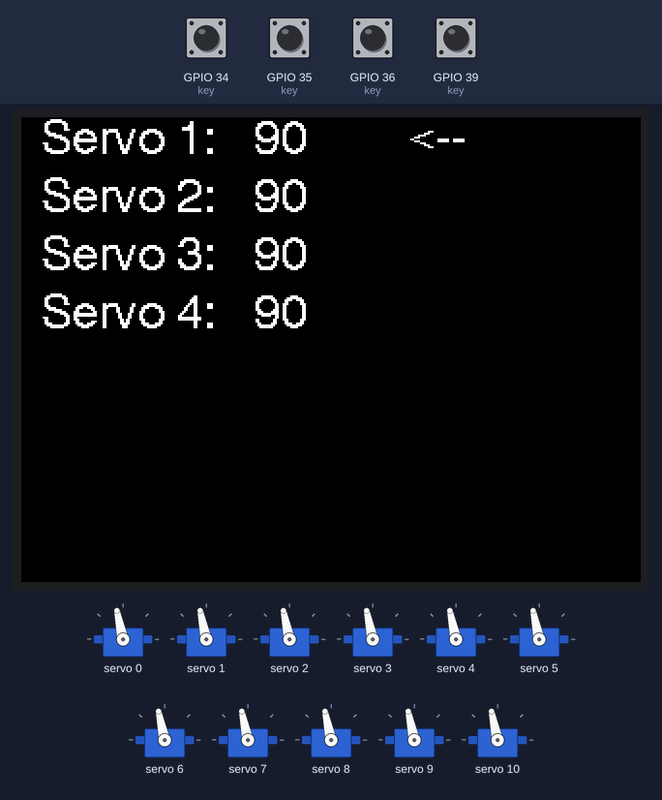
A sketch run on a simulated ESP32. On the bench: 320×240 colour display, 11 × servo. The test bench sets the inputs (shaded band); at power-on: GPIO 34 (key), GPIO 35 (key), GPIO 36 (key), GPIO 39 (key) LOW. What the sketch prints to the serial monitor is not drawn.

Above: at 1.4 s.
1.5 s: GPIO 34 (key) pulled HIGH for 1 s
At 3.4 s:
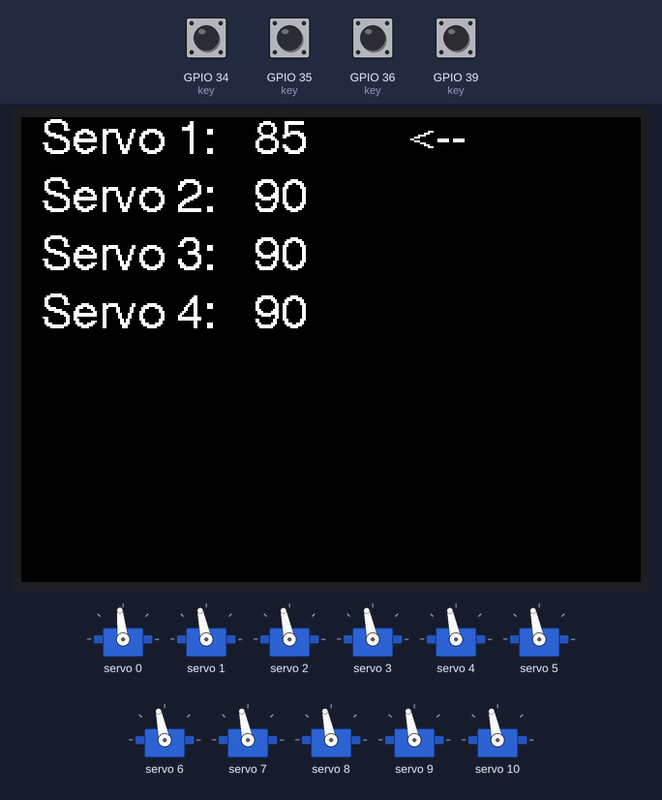
4.0 s: GPIO 36 (key) pulled HIGH for 0.15 s
At 5.3 s:
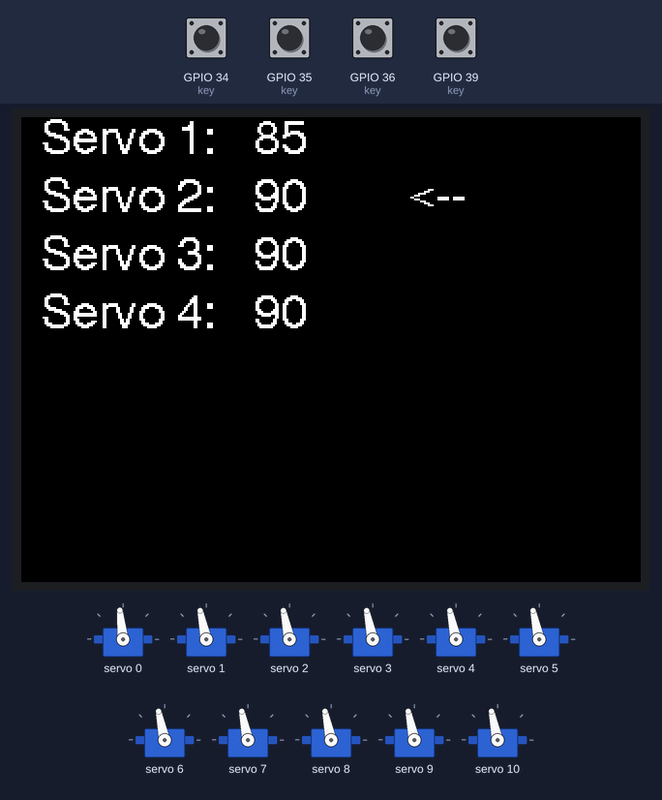
5.6 s: GPIO 34 (key) pulled HIGH for 1 s
At 7.7 s:
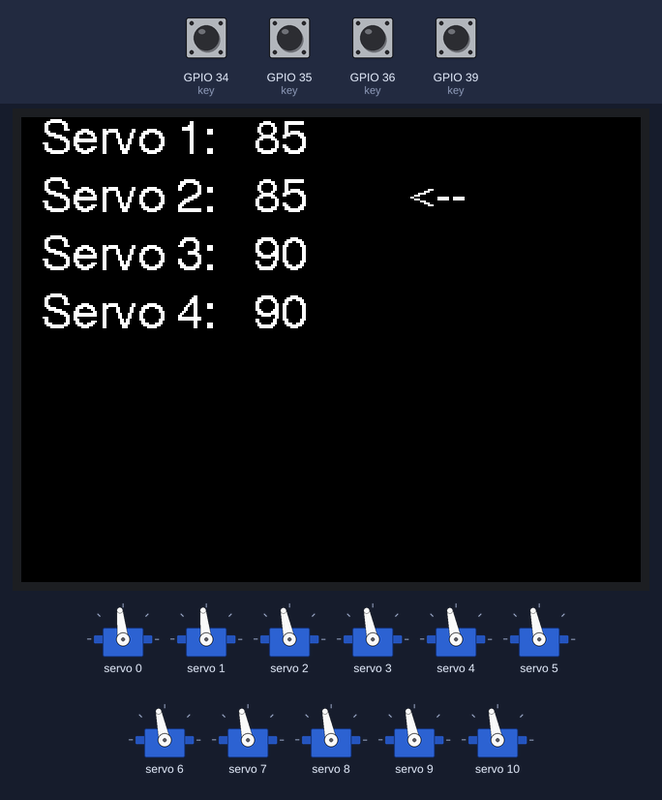
8.1 s: GPIO 39 (key) pulled HIGH for 0.15 s
At 8.5 s:
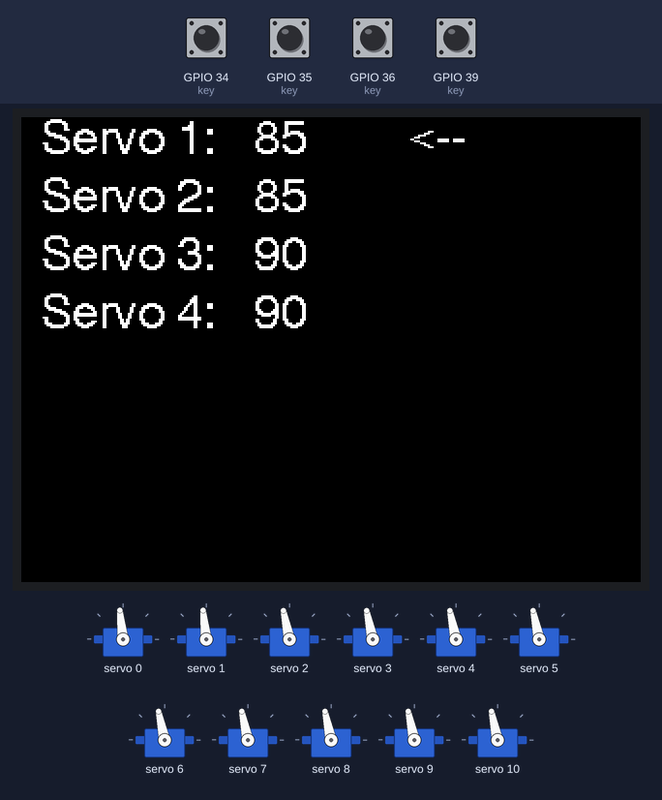
9.7 s: GPIO 35 (key) pulled HIGH for 1 s
At 11.9 s:
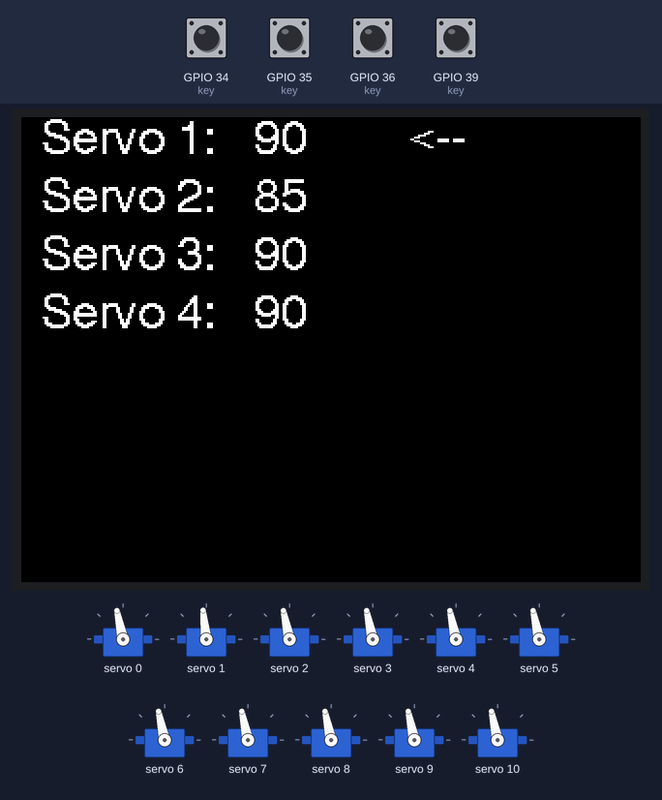
12.2 s: GPIO 35 (key) pulled HIGH for 0.15 s
At 13.0 s:
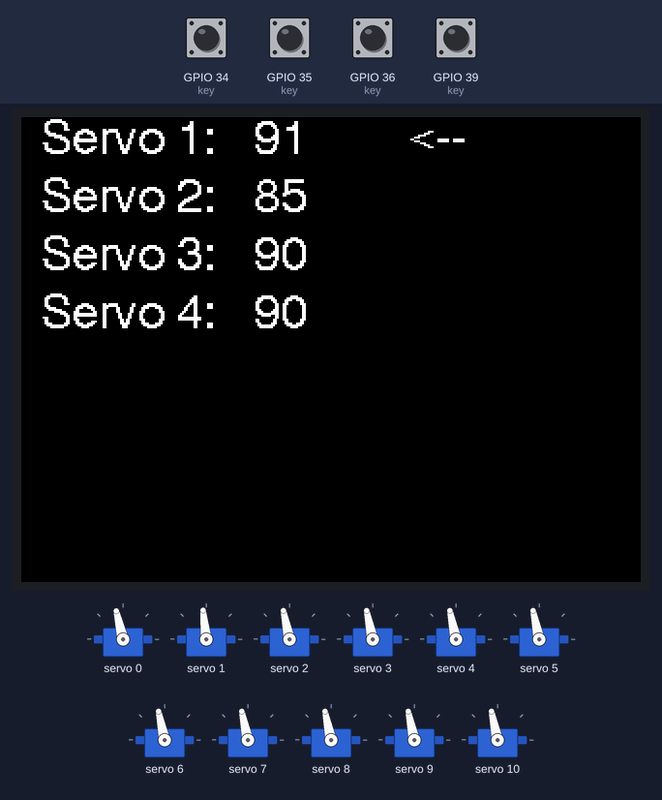
Timing chart, 0 to 15.0 s (numbered marks = the images above; inputs shaded):
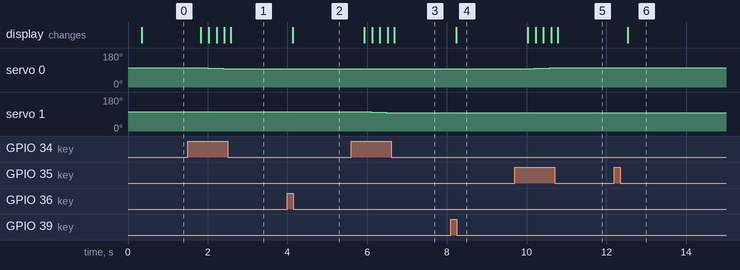

Measured:
- after the input at 1.5 s, servo 0: moves from 102° to 96° over 0.76 s, starting after 0.31 s; the display: first changes after 0.33 s (image 1 shows a later state)
- after the input at 4.0 s, the display: changes after 0.13 s (image 2)
- after the input at 5.6 s, servo 1: moves from 102° to 96° over 0.76 s, starting after 0.31 s; the display: first changes after 0.33 s (image 3 shows a later state)
- after the input at 8.1 s, the display: changes after 0.13 s (image 4)
- after the input at 9.7 s, servo 0: moves from 96° to 102° over 0.76 s, starting after 0.31 s; the display: first changes after 0.33 s (image 5 shows a later state)
- after the input at 12.2 s, servo 0: 102° → 103° after 0.31 s; the display: changes after 0.33 s (image 6)

The sketch:

KeyControl_Servo.ino
```cpp
/*******************************************************
   硬件：Baize_ServoDriver_esp32
   功能：KeyControl_Servo,通过按键校准机器人关节
   引脚：key1:35    key2:34    key3:39    key4:36
   Designer: Allen
   E-mail:953598974@qq.com
   Date:2022-09-20 16:39
*******************************************************/

#include <Wire.h>
#include <Adafruit_PWMServoDriver.h>
#include <SPI.h>
#include <TFT_eSPI.h>
//四个按键，按下后由低电平变为高电平
#define key1 35
#define key2 34
#define key3 39
#define key4 36

//#define SERVOMIN  102               //0.5/20 * 4096 = 102
//#define SERVOMID  307               //1.5/20 * 4096 = 307
//#define SERVOMAX  512               //2.5/20 * 4096 = 512
//实际测试
#define SERVOMIN  102
#define SERVOMID  327
#define SERVOMAX  552

Adafruit_PWMServoDriver pwm = Adafruit_PWMServoDriver();               //驱动1~16或(0~15)号舵机
Adafruit_PWMServoDriver pwm1 = Adafruit_PWMServoDriver(0x41);          //驱动17~32或(16~31)号舵机

TFT_eSPI TFT = TFT_eSPI();
//定义一个按键结构体，用于描述四个按键的各种属性和状态
struct keyStruct{
  String name;
  int pin;
  bool lastStatus;
};

keyStruct key[4]={
  "Key 1",35,0,
  "Key 2",34,0,
  "Key 3",39,0,
  "Key 4",36,0
};
//定义一个舵机结构体，用于描述32个舵机的各种属性和状态
struct servoStruct{
  String name;
  int num;
  bool lastStatus;
};

servoStruct servo[32]={
  "Servo 1:",90,0,"Servo 2:",90,0,"Servo 3:",90,0,"Servo 4:",90,0,
  "Servo 5:",90,0,"Servo 6:",90,0,"Servo 7:",90,0,"Servo 8:",90,0,
  "Servo 9:",90,0,"Servo 10:",90,0,"Servo 11:",90,0,"Servo 12:",90,0,
  "Servo 13:",90,0,"Servo 14:",90,0,"Servo 15:",90,0,"Servo 16:",90,0,
  "Servo 17:",90,0,"Servo 18:",90,0,"Servo 19:",90,0,"Servo 20:",90,0,
  "Servo 21:",90,0,"Servo 22:",90,0,"Servo 23:",90,0,"Servo 24:",90,0,
  "Servo 25:",90,0,"Servo 26:",90,0,"Servo 27:",90,0,"Servo 28:",90,0,
  "Servo 29:",90,0,"Servo 30:",90,0,"Servo 31:",90,0,"Servo 32:",90,0
};
//光标位置，一共四行，定义为0，1，2，3
int insert_f=0;
bool screen_update=0;//1为需要刷新屏幕，0为无需刷新屏幕

void setup() {
  // put your setup code here, to run once:
  //初始化串口
  Serial.begin(115200);
  Serial.print("Program:KeyControl_Servo!");
  //初始化舵机驱动
  pwm.begin();
  pwm1.begin();
  pwm.setPWMFreq(50);  // Analog servos run at ~50 Hz updates
  pwm1.setPWMFreq(50);  // Analog servos run at ~50 Hz updates
  //初始化显示屏
  TFT.init();
  TFT.setRotation(3);
  TFT.fillScreen(TFT_BLACK);
  TFT.initDMA();
  //设置4个按键为输入模式
  for(int i=0;i<4;i++)
    pinMode(key[i].pin,INPUT);

  screen_update = 1;

}

void loop() {
  // put your main code here, to run repeatedly:
    if(digitalRead(key[0].pin)==1)
    {
      delayMicroseconds(10);
      if(digitalRead(key[0].pin)==1)
      {
        if(key[0].lastStatus==0)
        {
          servo[insert_f].num++;
          servo[insert_f].num = (servo[insert_f].num)>180?180:servo[insert_f].num;
          key[0].lastStatus=1;
          screen_update = 1;
          Serial.println("hello1");
          delay(200);
        }
        else if(key[0].lastStatus==1)
        {
          Serial.println("hello2");
          servo[insert_f].num++;
          servo[insert_f].num = (servo[insert_f].num)>180?180:servo[insert_f].num;
          delay(60);
          screen_update = 1;
        }
      }
    }
    if(digitalRead(key[0].pin)==0)
    {
      delayMicroseconds(10);
      if(digitalRead(key[0].pin)==0)
      {
        if(key[0].lastStatus==1)
        {
          key[0].lastStatus=0;
        }
      }
    }

    if(digitalRead(key[1].pin)==1)
    {
      delayMicroseconds(10);
      if(digitalRead(key[1].pin)==1)
      {
        if(key[1].lastStatus==0)
        {
          servo[insert_f].num--;
          servo[insert_f].num = (servo[insert_f].num)<0?0:servo[insert_f].num;
          key[1].lastStatus=1;
          screen_update = 1;
          Serial.println("hello1");
          delay(200);
        }
        else if(key[1].lastStatus==1)
        {
          Serial.println("hello2");
          servo[insert_f].num--;
          servo[insert_f].num = (servo[insert_f].num)<0?0:servo[insert_f].num;
          delay(60);
          screen_update = 1;
        }
      }
    }
    if(digitalRead(key[1].pin)==0)
    {
      delayMicroseconds(10);
      if(digitalRead(key[1].pin)==0)
      {
        if(key[1].lastStatus==1)
        {
          key[1].lastStatus=0;
        }
      }
    }
    //key3：向上翻页
    if(digitalRead(key[2].pin)==1)
    {
      delayMicroseconds(10);
      if(digitalRead(key[2].pin)==1)
      {
        if(key[2].lastStatus==0)
        {
          if(insert_f==0)
          {
            insert_f=31;
          }
          else
            insert_f--;

          screen_update = 1;
          key[2].lastStatus=1;
        }
      }
    }
    if(digitalRead(key[2].pin)==0)
    {
      delayMicroseconds(10);
      if(digitalRead(key[2].pin)==0)
      {
        if(key[2].lastStatus==1)
        {
          key[2].lastStatus=0;
        }
      }
    }
    //key4：向下翻页
    if(digitalRead(key[3].pin)==1)
    {
      delayMicroseconds(10);
      if(digitalRead(key[3].pin)==1)
      {
        if(key[3].lastStatus==0)
        {
          if(insert_f==31)
          {
            insert_f=0;
          }
          else
            insert_f++;

          key[3].lastStatus=1;
          screen_update = 1;
        }
      }
    }
    if(digitalRead(key[3].pin)==0)
    {
      delayMicroseconds(10);
      if(digitalRead(key[3].pin)==0)
      {
        if(key[3].lastStatus==1)
        {
          key[3].lastStatus=0;
        }
      }
    }
  if(screen_update)
  {
    TFT.fillScreen(TFT_BLACK);
    for(int i=0;i<4;i++)
    {
      TFT.setCursor(10, 30*(i), 4);//前俩参数是位置(横纵坐标),第三个参数是字体大小
      TFT.setTextColor(TFT_WHITE, TFT_BLACK);
      TFT.println(servo[insert_f/4*4+i].name);
      TFT.drawNumber(servo[insert_f/4*4+i].num, 120, 30*(i));               // Draw float using current font
    }
    TFT.setCursor(200, 30*(insert_f%4), 4);//前俩参数是位置(横纵坐标),第三个参数是字体大小
    TFT.setTextColor(TFT_WHITE, TFT_BLACK);
    TFT.println("<--");
    screen_update = 0;
  }
  for(int servoi=0;servoi<16;servoi++)
    pwm.setPWM(servoi, 0, map(servo[servoi].num,0,180,SERVOMIN,SERVOMAX));
  for(int servoi=16;servoi<31;servoi++)
    pwm1.setPWM(servoi%16, 0, map(servo[servoi].num,0,180,SERVOMIN,SERVOMAX));
  delay(10);

}
```
